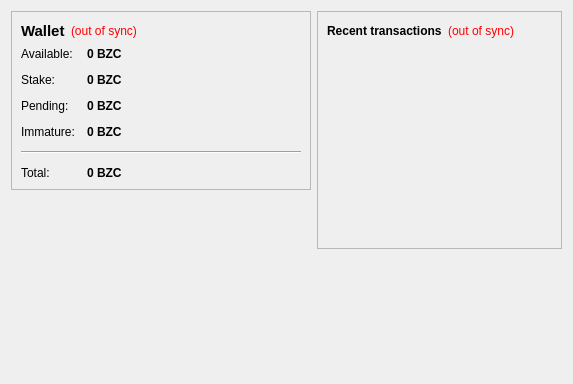
<?xml version="1.0" encoding="UTF-8"?>
<ui version="4.0">
 <class>OverviewPage</class>
 <widget class="QWidget" name="OverviewPage">
  <property name="geometry">
   <rect>
    <x>0</x>
    <y>0</y>
    <width>573</width>
    <height>342</height>
   </rect>
  </property>
  <property name="windowTitle">
   <string>Form</string>
  </property>
  <layout class="QHBoxLayout" name="horizontalLayout" stretch="1,1">
   <item>
    <layout class="QVBoxLayout" name="verticalLayout_2">
     <item>
      <widget class="QFrame" name="frame">
       <property name="frameShape">
        <enum>QFrame::StyledPanel</enum>
       </property>
       <property name="frameShadow">
        <enum>QFrame::Raised</enum>
       </property>
       <layout class="QVBoxLayout" name="verticalLayout_4">
        <item>
         <layout class="QHBoxLayout" name="horizontalLayout_4">
          <item>
           <widget class="QLabel" name="label_5">
            <property name="font">
             <font>
              <pointsize>11</pointsize>
              <weight>75</weight>
              <bold>true</bold>
             </font>
            </property>
            <property name="text">
             <string>Wallet</string>
            </property>
           </widget>
          </item>
          <item>
           <widget class="QLabel" name="labelWalletStatus">
            <property name="toolTip">
             <string>The displayed information may be out of date. Your wallet automatically synchronizes with the BuzzCash network after a connection is established, but this process has not completed yet.</string>
            </property>
            <property name="styleSheet">
             <string notr="true">QLabel { color: red; }</string>
            </property>
            <property name="text">
             <string notr="true">(out of sync)</string>
            </property>
            <property name="alignment">
             <set>Qt::AlignLeading|Qt::AlignLeft|Qt::AlignVCenter</set>
            </property>
           </widget>
          </item>
          <item>
           <spacer name="horizontalSpacer_2">
            <property name="orientation">
             <enum>Qt::Horizontal</enum>
            </property>
            <property name="sizeHint" stdset="0">
             <size>
              <width>40</width>
              <height>20</height>
             </size>
            </property>
           </spacer>
          </item>
         </layout>
        </item>
        <item>
         <layout class="QFormLayout" name="formLayout_2">
          <property name="fieldGrowthPolicy">
           <enum>QFormLayout::AllNonFixedFieldsGrow</enum>
          </property>
          <property name="horizontalSpacing">
           <number>12</number>
          </property>
          <property name="verticalSpacing">
           <number>12</number>
          </property>
          <item row="0" column="0">
           <widget class="QLabel" name="label">
            <property name="text">
             <string>Available:</string>
            </property>
           </widget>
          </item>
          <item row="0" column="1">
           <widget class="QLabel" name="labelBalance">
            <property name="font">
             <font>
              <weight>75</weight>
              <bold>true</bold>
             </font>
            </property>
            <property name="cursor">
             <cursorShape>IBeamCursor</cursorShape>
            </property>
            <property name="toolTip">
             <string>Your current spendable balance</string>
            </property>
            <property name="text">
             <string notr="true">0 BZC</string>
            </property>
            <property name="textInteractionFlags">
             <set>Qt::LinksAccessibleByMouse|Qt::TextSelectableByKeyboard|Qt::TextSelectableByMouse</set>
            </property>
           </widget>
          </item>
          <item row="1" column="0">
           <widget class="QLabel" name="label_6">
            <property name="text">
             <string>Stake:</string>
            </property>
           </widget>
          </item>
          <item row="1" column="1">
           <widget class="QLabel" name="labelStake">
            <property name="font">
             <font>
              <weight>75</weight>
              <bold>true</bold>
             </font>
            </property>
            <property name="cursor">
             <cursorShape>IBeamCursor</cursorShape>
            </property>
            <property name="toolTip">
             <string>Total of coins that was staked, and do not yet count toward the current balance</string>
            </property>
            <property name="text">
             <string notr="true">0 BZC</string>
            </property>
            <property name="textInteractionFlags">
             <set>Qt::LinksAccessibleByMouse|Qt::TextSelectableByKeyboard|Qt::TextSelectableByMouse</set>
            </property>
           </widget>
          </item>
          <item row="2" column="0">
           <widget class="QLabel" name="label_3">
            <property name="text">
             <string>Pending:</string>
            </property>
           </widget>
          </item>
          <item row="2" column="1">
           <widget class="QLabel" name="labelUnconfirmed">
            <property name="font">
             <font>
              <weight>75</weight>
              <bold>true</bold>
             </font>
            </property>
            <property name="cursor">
             <cursorShape>IBeamCursor</cursorShape>
            </property>
            <property name="toolTip">
             <string>Total of transactions that have yet to be confirmed, and do not yet count toward the current balance</string>
            </property>
            <property name="text">
             <string notr="true">0 BZC</string>
            </property>
            <property name="textInteractionFlags">
             <set>Qt::LinksAccessibleByMouse|Qt::TextSelectableByKeyboard|Qt::TextSelectableByMouse</set>
            </property>
           </widget>
          </item>
          <item row="3" column="0">
           <widget class="QLabel" name="labelImmatureText">
            <property name="text">
             <string>Immature:</string>
            </property>
           </widget>
          </item>
          <item row="3" column="1">
           <widget class="QLabel" name="labelImmature">
            <property name="font">
             <font>
              <weight>75</weight>
              <bold>true</bold>
             </font>
            </property>
            <property name="toolTip">
             <string>Mined balance that has not yet matured</string>
            </property>
            <property name="text">
             <string notr="true">0 BZC</string>
            </property>
            <property name="textInteractionFlags">
             <set>Qt::LinksAccessibleByMouse|Qt::TextSelectableByKeyboard|Qt::TextSelectableByMouse</set>
            </property>
           </widget>
          </item>
          <item row="4" column="0" colspan="2">
           <widget class="Line" name="line">
            <property name="orientation">
             <enum>Qt::Horizontal</enum>
            </property>
           </widget>
          </item>
          <item row="5" column="0">
           <widget class="QLabel" name="labelTotalText">
            <property name="text">
             <string>Total:</string>
            </property>
           </widget>
          </item>
          <item row="5" column="1">
           <widget class="QLabel" name="labelTotal">
            <property name="font">
             <font>
              <weight>75</weight>
              <bold>true</bold>
             </font>
            </property>
            <property name="cursor">
             <cursorShape>IBeamCursor</cursorShape>
            </property>
            <property name="toolTip">
             <string>Your current total balance</string>
            </property>
            <property name="text">
             <string notr="true">0 BZC</string>
            </property>
            <property name="textInteractionFlags">
             <set>Qt::LinksAccessibleByMouse|Qt::TextSelectableByKeyboard|Qt::TextSelectableByMouse</set>
            </property>
           </widget>
          </item>
         </layout>
        </item>
       </layout>
      </widget>
     </item>
     <item>
      <spacer name="verticalSpacer">
       <property name="orientation">
        <enum>Qt::Vertical</enum>
       </property>
       <property name="sizeHint" stdset="0">
        <size>
         <width>20</width>
         <height>40</height>
        </size>
       </property>
      </spacer>
     </item>
        <item>
         <widget class="QLabel" name="label_2">
          <property name="minimumSize">
           <size>
            <width>300</width>
            <height>177</height>
           </size>
          </property>
          <property name="text">
           <string>&lt;html&gt;&lt;head/&gt;&lt;body&gt;&lt;p align=&quot;center&quot;&gt;&lt;a style=&quot; text-decoration: underline; color:#0000ff;&quot;&gt;&lt;img src=&quot;:/images/wallet&quot;/&gt;&lt;/span&gt;&lt;/a&gt;&lt;/p&gt;&lt;/body&gt;&lt;/html&gt;</string>
          </property>
         </widget>
        </item>
    </layout>
   </item>
   <item>
    <layout class="QVBoxLayout" name="verticalLayout_3">
     <item>
      <widget class="QFrame" name="frame_2">
       <property name="frameShape">
        <enum>QFrame::StyledPanel</enum>
       </property>
       <property name="frameShadow">
        <enum>QFrame::Raised</enum>
       </property>
       <layout class="QVBoxLayout" name="verticalLayout">
        <item>
         <layout class="QHBoxLayout" name="horizontalLayout_2">
          <item>
           <widget class="QLabel" name="label_4">
            <property name="text">
             <string>&lt;b&gt;Recent transactions&lt;/b&gt;</string>
            </property>
           </widget>
          </item>
          <item>
           <widget class="QLabel" name="labelTransactionsStatus">
            <property name="toolTip">
             <string>The displayed information may be out of date. Your wallet automatically synchronizes with the BuzzCash network after a connection is established, but this process has not completed yet.</string>
            </property>
            <property name="styleSheet">
             <string notr="true">QLabel { color: red; }</string>
            </property>
            <property name="text">
             <string notr="true">(out of sync)</string>
            </property>
            <property name="alignment">
             <set>Qt::AlignRight|Qt::AlignTrailing|Qt::AlignVCenter</set>
            </property>
           </widget>
          </item>
          <item>
           <spacer name="horizontalSpacer">
            <property name="orientation">
             <enum>Qt::Horizontal</enum>
            </property>
            <property name="sizeHint" stdset="0">
             <size>
              <width>40</width>
              <height>20</height>
             </size>
            </property>
           </spacer>
          </item>
         </layout>
        </item>
        <item>
         <widget class="QListView" name="listTransactions">
          <property name="styleSheet">
           <string notr="true">QListView { background: transparent; }</string>
          </property>
          <property name="frameShape">
           <enum>QFrame::NoFrame</enum>
          </property>
          <property name="verticalScrollBarPolicy">
           <enum>Qt::ScrollBarAlwaysOff</enum>
          </property>
          <property name="horizontalScrollBarPolicy">
           <enum>Qt::ScrollBarAlwaysOff</enum>
          </property>
          <property name="selectionMode">
           <enum>QAbstractItemView::NoSelection</enum>
          </property>
         </widget>
        </item>
       </layout>
      </widget>
     </item>
     <item>
      <spacer name="verticalSpacer_2">
       <property name="orientation">
        <enum>Qt::Vertical</enum>
       </property>
       <property name="sizeHint" stdset="0">
        <size>
         <width>20</width>
         <height>40</height>
        </size>
       </property>
      </spacer>
     </item>
    </layout>
   </item>
  </layout>
 </widget>
 <resources/>
 <connections/>
</ui>
